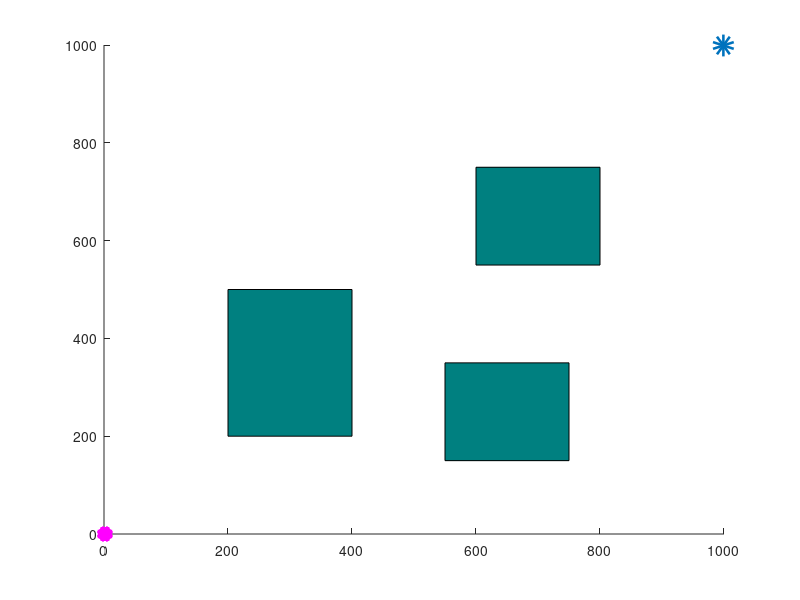

This figure's MATLAB source: (Note: this script raises an error after producing the figure.)
clc;clear;close all;
% Experimental result parameters
% Ll = Path length; Tt = Time; Node = Number of nodes
% All_Iterations = Iterations
Ll = []; Tt = []; Node = []; Cut_L=[]; All_Iterations = []; 
for j=1:1:2      % Number of runs
% Setting parameters
p=0.2;                  % Target bias probability
start_pose =[0,0];      % Starting point
global goal_pose;
goal_pose = [999,999];  % Target point
global step;
step = 20;               
r = 2*step;             
global kp;              % Gravitational gain
kp=1;
global p0;              % Range of repulsion
p0 = 250;
global krep;            % Repulsion gain coefficient
krep = 2;
bias = 1.5*step;        % Allowable error
numNodes = 5000;        
counter = 0;
global x_max;
global y_max;
x_max = 1000;
y_max = 1000;
% Obstacle
global obstacle1;global obstacle2;global obstacle3;
global obstacle11;global obstacle22;global obstacle33;
obstacle1 = [550,150,200,200];     
obstacle2 = [600,550,200,200];
obstacle3 = [200,200,200,300];
global path_V;
path_V= ([start_pose,-1]);       
path_E = [];                     % Branches of a random tree
path=[];                         % Final path

% Build map
figure(j)
axis([0 x_max 0 y_max])
rectangle('Position',obstacle1,'FaceColor',[0 .5 .5])
rectangle('Position',obstacle2,'FaceColor',[0 .5 .5])
rectangle('Position',obstacle3,'FaceColor',[0 .5 .5])
or = 10;                        % Obstacle influence range
obstacle11 = [obstacle1(1)-or,obstacle1(2)-or,obstacle1(3)+2*or,obstacle1(4)+2*or]; 
obstacle22 = [obstacle2(1)-or,obstacle2(2)-or,obstacle2(3)+2*or,obstacle2(4)+2*or];
obstacle33 = [obstacle3(1)-or,obstacle3(2)-or,obstacle3(3)+2*or,obstacle3(4)+2*or];
hold on
plot(start_pose,'m*','LineWidth',10);
hold on
plot(goal_pose(1),goal_pose(2),'o','LineWidth',10);
hold on

% Algorithm implementation
tic
rrts=rrt;
for i = 1:1:numNodes
    if rand(1)<=p             
        q_rand = goal_pose;
    else
        q_rand = [floor(rand(1)*x_max) floor(rand(1)*y_max)];
    end
    [nearest_point,I]=rrts.nearestpoint(q_rand);                % Find the nearest node of the first tree
    new_point = rrts.APF_newpoint(nearest_point,q_rand);        % Find a new node
    if rrts.noCollision(new_point, nearest_point, obstacle11)&&rrts.noCollision(new_point, nearest_point, obstacle22)&&rrts.noCollision(new_point, nearest_point, obstacle33)
        length = 0;                                             % The path length from the current path point to the initial point
        path_tem= [nearest_point,I]; 
        while(path_tem(1,3)>0)   
            length = length+ norm(path_tem(1,1:2)-path_V(path_tem(1,3),1:2));   % Calculate the distance from the initial node to the current node
            path_tem=path_V(path_tem(1,3),1:3);
        end
        length = length + norm(new_point-nearest_point);        % Add the distance of the new node to the nearest node
        min = length;            
        for j = 1: size(path_V,1)                               % Node judgment
            length2=0;
            if rrts.angel_dist(path_V(j,1:2),new_point)<=r      
                path_tem = path_V(j,1:3);                       % Temporary current node
                while(path_tem(1,3)>0)   
                    length2 = length2+ norm(path_tem(1,1:2)-path_V(path_tem(1,3),1:2));     % Calculate the distance from the initial node to the current node
                    path_tem=path_V(path_tem(1,3),1:3);  
                end
                length2 = length2 + norm(new_point-path_V(j,1:2));      % The distance between the new node and the nearest node
                if length2<min
                    min = length2;    
                    nearest_point=path_V(j,1:2);
                    I=j;
                end
            end

        end
        line([nearest_point(1),new_point(1)],[nearest_point(2),new_point(2)],'color','b','LineWidth', 2);   % Draw the expansion process
        counter=counter+1;M(counter)=getframe;
        path_V = [path_V;[new_point,I]];        % Add new nodes to the random tree
    end
    % Determine whether to reach the target point
    if (norm((new_point-goal_pose),2)<=bias)
        break;
    end      
end
Iterations = i;
t=toc;              % Calculate the time consumed by a search algorithm

pose1 = path_V(size(path_V,1),1:3);
while (pose1(1,3) > 0)
    path=[pose1(1,1:2);path];
    pose1 = path_V(pose1(1,3),1:3);   
end
path = [path_V(1,1:2);path];    % Join the initial point
% Draw the final path
plot(path(:,1)',path(:,2)','color','r','LineWidth',1.5);

% Calculate the original path length
L=0;
for i=1:(size(path,1)-1)
    L=L+norm(path(i,1:2)-path(i+1,1:2),2);
end
Ll = [Ll,L];                     
Tt = [Tt,t];                
Node = [Node,size(path,1)];  
All_Iterations = [All_Iterations,Iterations];
end
disp('Average original path length');  mean(Ll)
disp('Average experiment time');  mean(Tt)
disp('Average number of experimental path nodes');  mean(Node)
disp('Average number of experiment iterations');  mean(All_Iterations)




